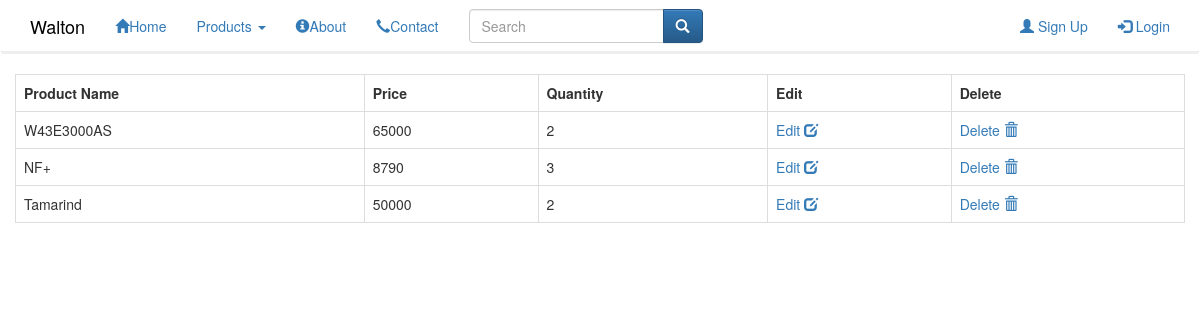
The app's page /admin/manageProduct.php with its own data.
### tables this page shows
CREATE TABLE `products` (
  `id` int(11) NOT NULL,
  `category_id` int(11) NOT NULL,
  `name` varchar(128) NOT NULL,
  `price` double NOT NULL,
  `image` varchar(128) NOT NULL,
  `quantity` int(11) NOT NULL,
  `description` text
);

### admin/manageProduct.php (the view, shortened to what this page needs)
<?php
include_once '../includes/header.php';
include_once '../database/connect.php';
$sql = "SELECT * FROM products";
$result = mysqli_query($con, $sql);
?>
<body>
<div class="container-fluid">
    <form action="" method="get">
        <table class="table table-bordered">
            <tr>
                <th>Product Name</th>
                <th>Price</th>
                <th>Quantity</th>
                <th>Edit</th>
                <th>Delete</th>
            </tr>
            <?php
            if ($result->num_rows > 0) {
                foreach ($result as $value) {
                    ?>
                    <tr>
                        <td><?php echo $value['name'] ?></td>
                        <td><?php echo $value['price'] ?></td>
                        <td><?php echo $value['quantity'] ?></td>
                        <td><a href="../admin/updateProducts.php?edit_pro=<?php echo $value['id'] ?>">Edit <span class="glyphicon glyphicon-edit"></span></a></td>
                        <td><a href="?del_pro=<?php echo $value['id'] ?>&del_name=<?php echo $value['image'] ?>">Delete
                                <span class="glyphicon
                        glyphicon-trash"></span></a></td>
                    </tr>
                    <?php
                }
            }
            ?>
        </table>
    </form>
</div>
</body>

### resources/style/css/carousel.css (style rules this page uses)
body { margin: 0; background-color: #333; }

### records on screen
products: name "W43E3000AS", price "65000", quantity "2"
products: name "NF+", price "8790", quantity "3"
products: name "Tamarind", price "50000", quantity "2"
